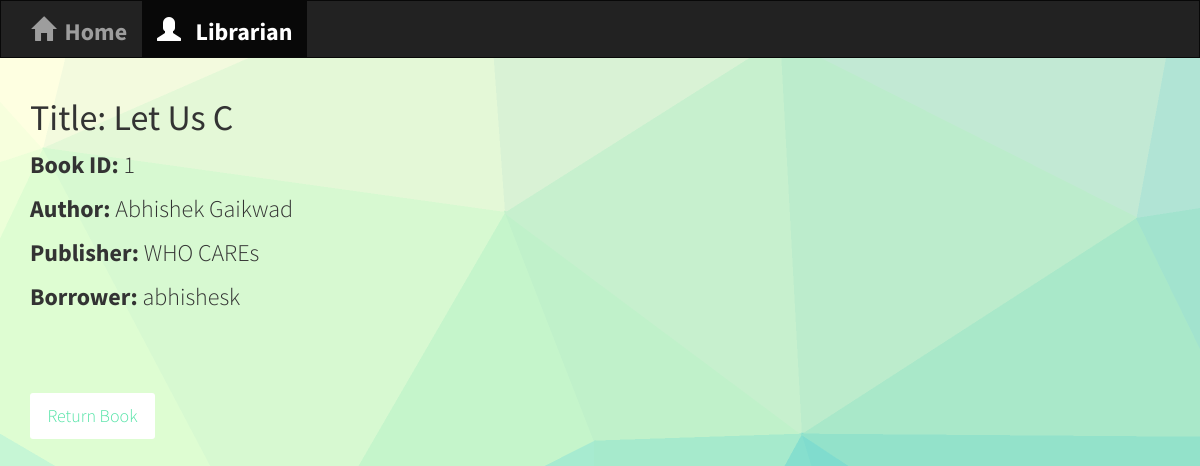
Page /librarian/books/1/ on the committed database.
### librarian/models.py (models this page shows, shortened)
class Book(models.Model):
    book_id = models.CharField(primary_key=True, max_length=50, help_text="Unique ID for this particular book across whole library")
    title = models.CharField(max_length=200)
    author = models.CharField(max_length=200, null=True)
    publisher = models.CharField(max_length=200, null=True)
    student_issued = Student()
    LOAN_STATUS = (
        ('o', 'On loan'),
        ('a', 'Available'),
        ('r', 'Reserved'),
    )
    status= models.CharField(max_length=1, choices=LOAN_STATUS, default='a', help_text='Book availability')

class Student(models.Model):
    student_name = models.CharField(max_length = 50)
    student_id = models.CharField(max_length=14)
    classes = (
        ('SE', 'SE'),
        ('TE', 'TE'),
        ('BE', 'BE'),
    )
    student_class=models.CharField(max_length=3, choices=classes,default='SE')
    Div = (
        ('A', 'A'),
        ('B', 'B'),
        ('C', 'C'),
    )
    student_Div=models.CharField(max_length=1, choices=Div,default='A')
    student_email = models.EmailField(max_length=254)
    student_phno = models.CharField(max_length = 15)
    fine=models.IntegerField(default=0)
    def __str__(self):
        return self.student_name

### librarian/views.py (the view)
# urls.py: url(r'^books/(?P<book_id>[0-9]+)/$', librarian_views.detail, name='detail'),
def detail(request, book_id):
    user = request.user
    _book = get_object_or_404(Book, pk=book_id)
    borrower=None
    if(_book.status=='o'):
    	Issued_book=list(IssueData.objects.all())
    	for i in Issued_book:
    		if(i.book.book_id==_book.book_id):
    			borrower=i.borrower
    return render(request, 'book-detail.html', {'book': _book,'borrower':borrower})

### librarian/templates/book-detail.html (shortened to what this page needs)
{% extends "base.html" %}
{% block content %}
<h1>Title: {{ book.title }}</h1>
<p><strong>Book ID:</strong> {{ book.book_id }}</p>
<p><strong>Author:</strong> {{ book.author }}</p>
<p><strong>Publisher:</strong> {{ book.publisher }}</p>
{% if book.status == 'o' %}
<p><strong>Borrower:</strong> {{ borrower}}</p>
<br>
<br>
 <button type="button" onclick="window.location.href='/librarian/return_book/{{ book.book_id }}/'">Return Book</button>
 <br>
{% endif %}
{% endblock %}

### librarian/static/student/style.css (style rules this page uses)
body { background: white url("images/background1.jpg"); font-family: 'Source Sans Pro',sans-serif; font-size:24px; }

### librarian/static/student/base.css (style rules this page uses)
* { box-sizing: border-box; margin: 0; padding: 0; font-weight: 300; }
body { font-family: 'Source Sans Pro', sans-serif; font-weight: 300; }
button { outline: 0; background-color: white; border: 0; padding: 10px 15px; color: #53e3a6; border-radius: 3px; width: 125px; cursor: pointer; font-size: 18px; }

### librarian/templates/base.html (style rules this page uses)
html, body { height:100% }

### rows in the picture
Book: title "Let Us C", book_id "1", author "Abhishek Gaikwad", publisher "WHO CAREs"
Student: student_name "abhishesk"
